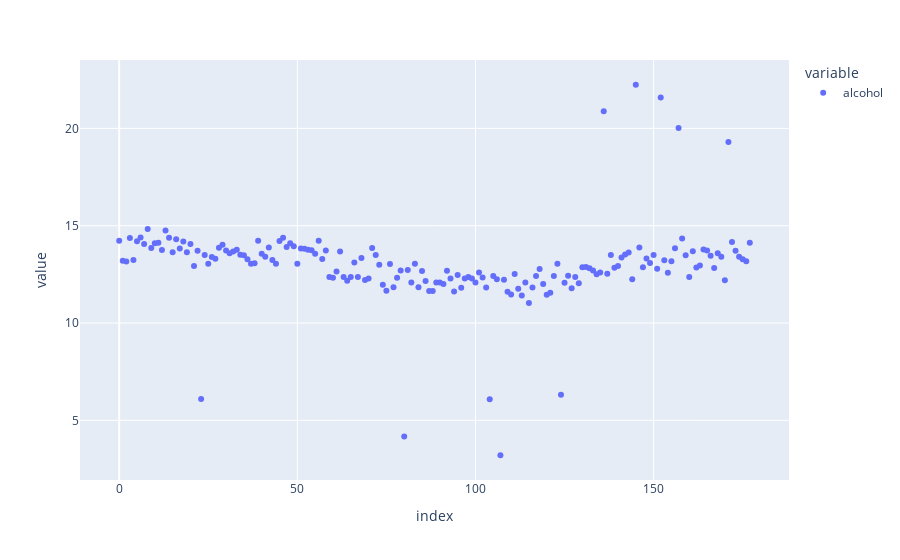

The code cell stored with this chart in its notebook:
### Code cell
px.scatter(p_data.alcohol)

### Figure 1 — Plotly figure (JSON) as saved in the notebook; plotly's stock layout.template omitted (floating-point values rounded to 4 significant figures; data arrays with more than 128 entries replaced by an {"elided": "..."} marker saying what was removed)
{"data": [{"hovertemplate": "variable=alcohol<br>index=%{x}<br>value=%{y}<extra></extra>", "legendgroup": "alcohol", "marker": {"color": "#636efa", "symbol": "circle"}, "mode": "markers", "name": "alcohol", "orientation": "v", "showlegend": true, "type": "scatter", "x": {"elided": "178 int values"}, "xaxis": "x", "y": {"elided": "178 float values"}, "yaxis": "y"}], "layout": {"legend": {"title": {"text": "variable"}, "tracegroupgap": 0}, "margin": {"t": 60}, "xaxis": {"anchor": "y", "domain": [0, 1], "title": {"text": "index"}}, "yaxis": {"anchor": "x", "domain": [0, 1], "title": {"text": "value"}}}}
